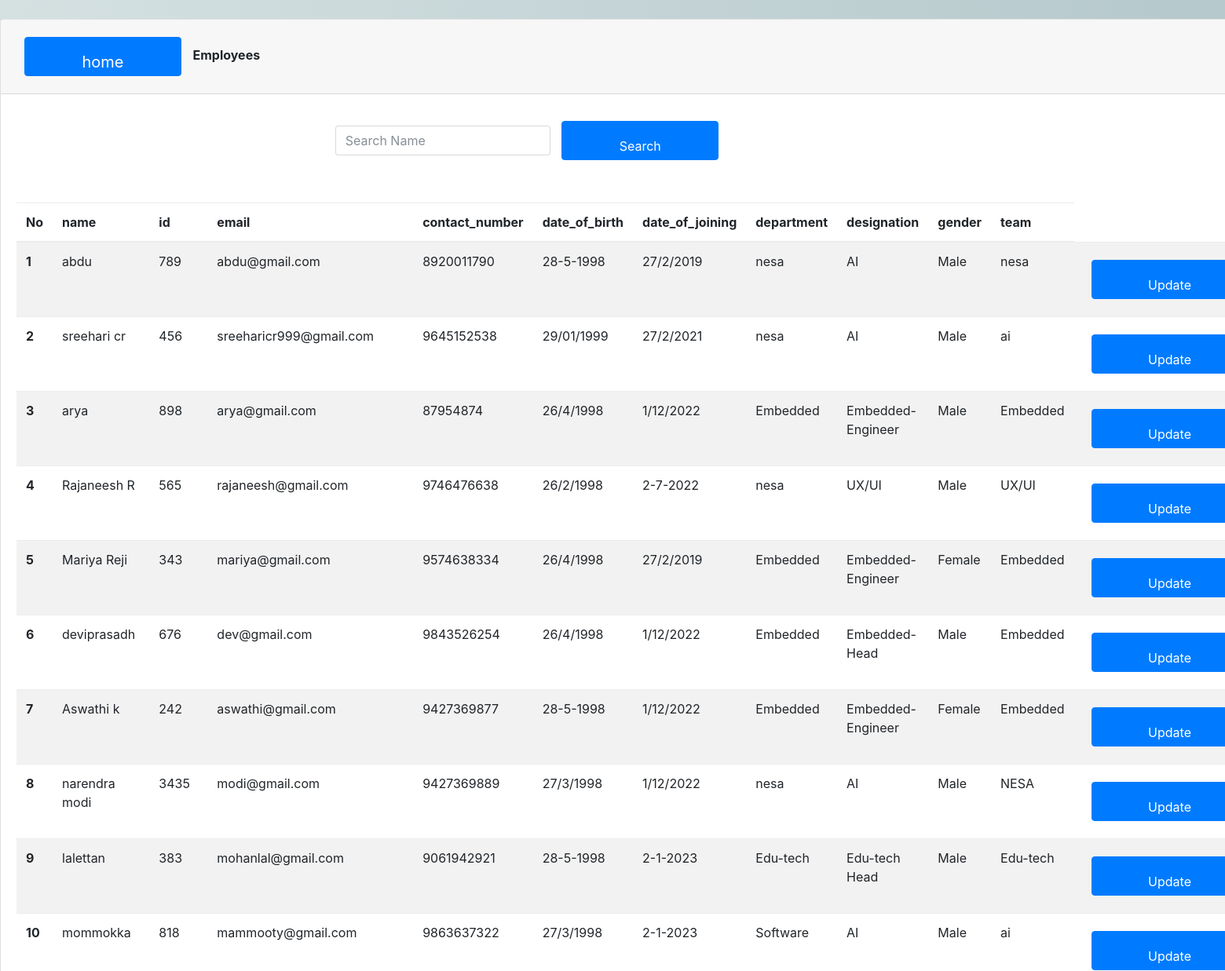
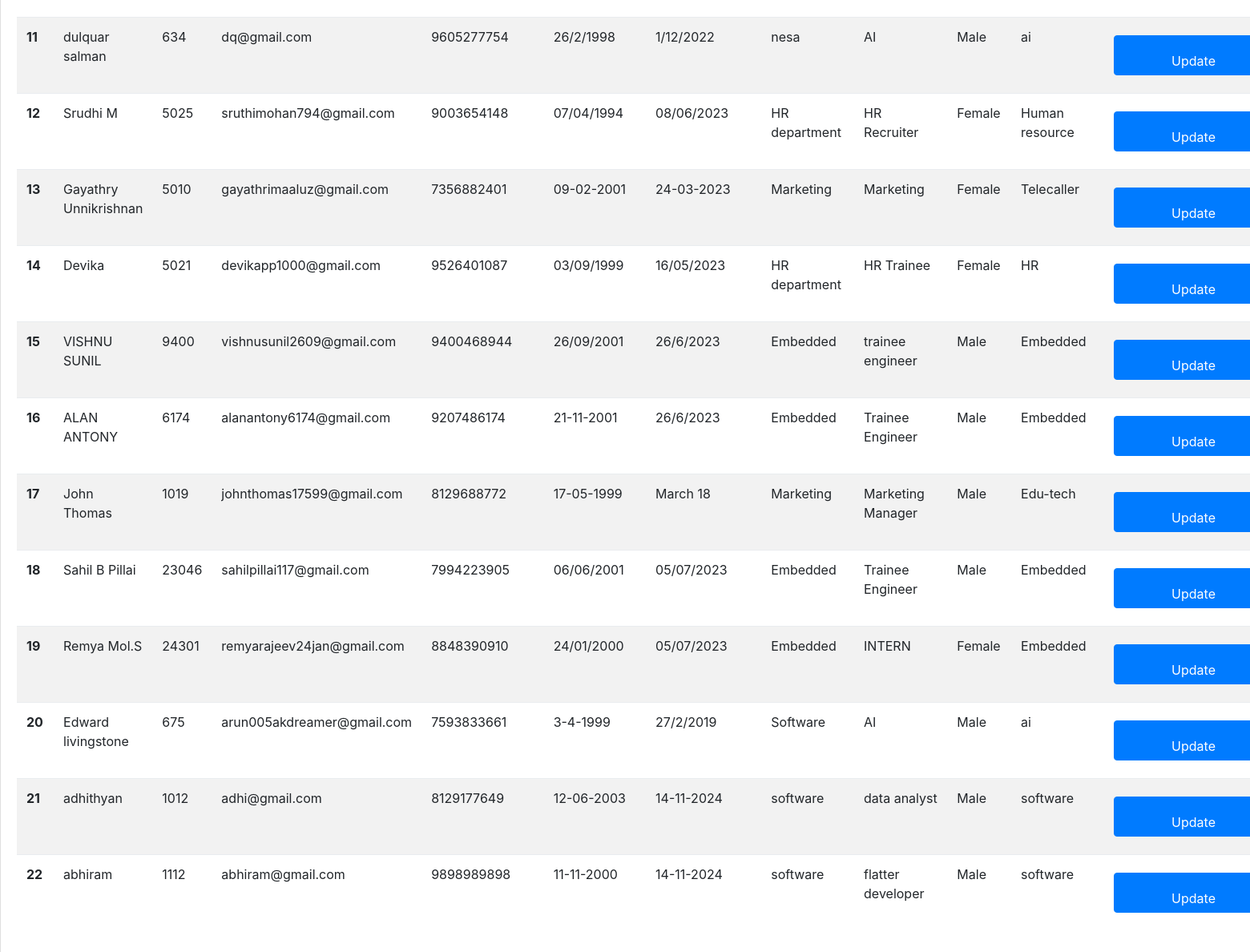
The app's page /employee_view/ with its own data (2 pictures, top to bottom).
### app/models.py (models this page shows, shortened)
class Employee(models.Model):
	user = models.OneToOneField(Login, on_delete=models.CASCADE, related_name='user')
	id = models.CharField(primary_key=True, max_length=10)
	name=models.CharField(max_length=50)
	contact_number = models.CharField(max_length=50)
	date_of_birth = models.CharField(max_length=50)
	date_of_joining = models.CharField(max_length=50)
	department = models.CharField(max_length=50)
	designation = models.CharField(max_length=50)
	gender = models.CharField(max_length=50, choices=sex_choice)
	team = models.CharField(max_length=50)

class Login(AbstractUser):
	is_user=models.BooleanField(default=False)
	email=models.EmailField(max_length=255,unique=True)
	USERNAME_FIELD ='email'
	REQUIRED_FIELDS = ['username']

### app/views.py (the view)
# urls.py: path('employee_view/', views.employee_view, name='employee_view'),
def employee_view(request):
    n = Employee.objects.all()
    userFilter = EmployeeFilter(request.GET, queryset=n)
    n = userFilter.qs
    context = {
        'employee': n,
        'userFilter': userFilter,
    }
    return render(request, 'admintemp/user.html', context)

### app/templates/admintemp/user.html (shortened to what this page needs)
{% extends 'base.html' %}
{% block content %}
<div>
    <div class="card">
        <div class="card-header">
            <a class="btn btn-primary"  href="{% url 'index' %}" style="font-size: 20px; margin-bottom: 10px;">home</a>
            <strong class="card-title">Employees</strong>
        </div>
        <br>
        <div class="row">
            <div class="col-lg-6">
                <form method="get" class="form-inline " style="float:right;">
                    <div class="md-form my-0">
                        {{userFilter.form }}
                        <button class="btn btn-primary mr-2" type="submit">Search</button>
                    </div>
                </form>
            </div>
        </div>
        <br>
        <div class="card-body" >
            <table class="table table-striped">
                <thead>
                <tr>
                    <th scope="col">No</th>
                    <th scope="col">name</th>
                    <th scope="col">id</th>
                    <th scope="col">email</th>
                    <th scope="col">contact_number</th>
                    <th scope="col">date_of_birth</th>
                    <th scope="col">date_of_joining</th>
                    <th scope="col">department</th>
                    <th scope="col">designation</th>
                    <th scope="col">gender</th>
                    <th scope="col">team</th>
                </tr>
                </thead>
                <tbody>
                {% for n in employee %}
                <tr>
                    <th scope="row">{{forloop.counter}}</th>
                    <td>{{n.name}}</td>
                    <td>{{n.id}}</td>
                    <td>{{n.user}}</td>
                    <td>{{n.contact_number}}</td>
                    <td>{{n.date_of_birth}}</td>
                    <td>{{n.date_of_joining}}</td>
                    <td>{{n.department}}</td>
                    <td>{{n.designation}}</td>
                    <td>{{n.gender}}</td>
                    <td>{{n.team}}</td>
                    <td><a href="{% url 'employee_update' n.id %}">
                        <button type="button" class="btn btn-primary">Update</button>
                    </a></td>
                </tr>
                {% empty %}
                <tr>
                    <td colspan="9"><h3>No Results Found</h3></td>
                </tr>
                {% endfor %}
                </tbody>
            </table>
        </div>
    </div>
</div>
{% endblock %}

### app/static/css/main.css (style rules this page uses)
body { background-image: -moz-linear-gradient(0deg, #d5e1e1 0%, #b5c8cc 100%); background-image: -webkit-linear-gradient(0deg, #d5e1e1 0%, #b5c8cc 100%); background-image: -ms-linear-gradient(0deg, #d5e1e1 0%, #b5c8cc 100%); }

### records on screen
Employee: name "abdu", id "789", user "abdu@gmail.com", contact_number "8920011790", date_of_birth "28-5-1998", date_of_joining "27/2/2019", department "nesa", designation "AI", gender "Male", team "nesa"
Employee: name "sreehari cr", id "456", user "sreeharicr999@gmail.com", contact_number "9645152538", date_of_birth "29/01/1999", date_of_joining "27/2/2021", department "nesa", designation "AI", gender "Male", team "ai"
Employee: name "arya", id "898", user "arya@gmail.com", contact_number "87954874", date_of_birth "26/4/1998", date_of_joining "1/12/2022", department "Embedded", designation "Embedded-Engineer", gender "Male", team "Embedded"
Employee: name "Rajaneesh R", id "565", user "rajaneesh@gmail.com", contact_number "9746476638", date_of_birth "26/2/1998", date_of_joining "2-7-2022", department "nesa", designation "UX/UI", gender "Male", team "UX/UI"
Employee: name "Mariya Reji", id "343", user "mariya@gmail.com", contact_number "9574638334", date_of_birth "26/4/1998", date_of_joining "27/2/2019", department "Embedded", designation "Embedded-Engineer", gender "Female", team "Embedded"
Employee: name "deviprasadh", id "676", user "dev@gmail.com", contact_number "9843526254", date_of_birth "26/4/1998", date_of_joining "1/12/2022", department "Embedded", designation "Embedded-Head", gender "Male", team "Embedded"
Employee: name "Aswathi k", id "242", user "aswathi@gmail.com", contact_number "9427369877", date_of_birth "28-5-1998", date_of_joining "1/12/2022", department "Embedded", designation "Embedded-Engineer", gender "Female", team "Embedded"
Employee: name "narendra modi", id "3435", user "modi@gmail.com", contact_number "9427369889", date_of_birth "27/3/1998", date_of_joining "1/12/2022", department "nesa", designation "AI", gender "Male", team "NESA"
Employee: name "lalettan", id "383", user "mohanlal@gmail.com", contact_number "9061942921", date_of_birth "28-5-1998", date_of_joining "2-1-2023", department "Edu-tech", designation "Edu-tech Head", gender "Male", team "Edu-tech"
Employee: name "mommokka", id "818", user "mammooty@gmail.com", contact_number "9863637322", date_of_birth "27/3/1998", date_of_joining "2-1-2023", department "Software", designation "AI", gender "Male", team "ai"
Employee: name "dulquar salman", id "634", user "dq@gmail.com", contact_number "9605277754", date_of_birth "26/2/1998", date_of_joining "1/12/2022", department "nesa", designation "AI", gender "Male", team "ai"
Employee: name "Srudhi M", id "5025", user "sruthimohan794@gmail.com", contact_number "9003654148", date_of_birth "07/04/1994", date_of_joining "08/06/2023", department "HR department", designation "HR Recruiter", gender "Female", team "Human resource"
Employee: name "Gayathry Unnikrishnan", id "5010", user "gayathrimaaluz@gmail.com", contact_number "7356882401", date_of_birth "09-02-2001", date_of_joining "24-03-2023", department "Marketing", designation "Marketing", gender "Female", team "Telecaller"
Employee: name "Devika", id "5021", user "devikapp1000@gmail.com", contact_number "9526401087", date_of_birth "03/09/1999", date_of_joining "16/05/2023", department "HR department", designation "HR Trainee", gender "Female", team "HR"
Employee: name "VISHNU SUNIL", id "9400", user "vishnusunil2609@gmail.com", contact_number "9400468944", date_of_birth "26/09/2001", date_of_joining "26/6/2023", department "Embedded", designation "trainee engineer", gender "Male", team "Embedded"
Employee: name "ALAN ANTONY", id "6174", user "alanantony6174@gmail.com", contact_number "9207486174", date_of_birth "21-11-2001", date_of_joining "26/6/2023", department "Embedded", designation "Trainee Engineer", gender "Male", team "Embedded"
Employee: name "John Thomas", id "1019", user "johnthomas17599@gmail.com", contact_number "8129688772", date_of_birth "17-05-1999", date_of_joining "March 18", department "Marketing", designation "Marketing Manager", gender "Male", team "Edu-tech"
Employee: name "Sahil B Pillai", id "23046", user "sahilpillai117@gmail.com", contact_number "7994223905", date_of_birth "06/06/2001", date_of_joining "05/07/2023", department "Embedded", designation "Trainee Engineer", gender "Male", team "Embedded"
Employee: name "Remya Mol.S", id "24301", user "remyarajeev24jan@gmail.com", contact_number "8848390910", date_of_birth "24/01/2000", date_of_joining "05/07/2023", department "Embedded", designation "INTERN", gender "Female", team "Embedded"
Employee: name "Edward livingstone", id "675", user "arun005akdreamer@gmail.com", contact_number "7593833661", date_of_birth "3-4-1999", date_of_joining "27/2/2019", department "Software", designation "AI", gender "Male", team "ai"
Employee: name "adhithyan", id "1012", user "adhi@gmail.com", contact_number "8129177649", date_of_birth "12-06-2003", date_of_joining "14-11-2024", department "software", designation "data analyst", gender "Male", team "software"
Employee: name "abhiram", id "1112", user "abhiram@gmail.com", contact_number "9898989898", date_of_birth "11-11-2000", date_of_joining "14-11-2024", department "software", designation "flatter developer", gender "Male", team "software"
